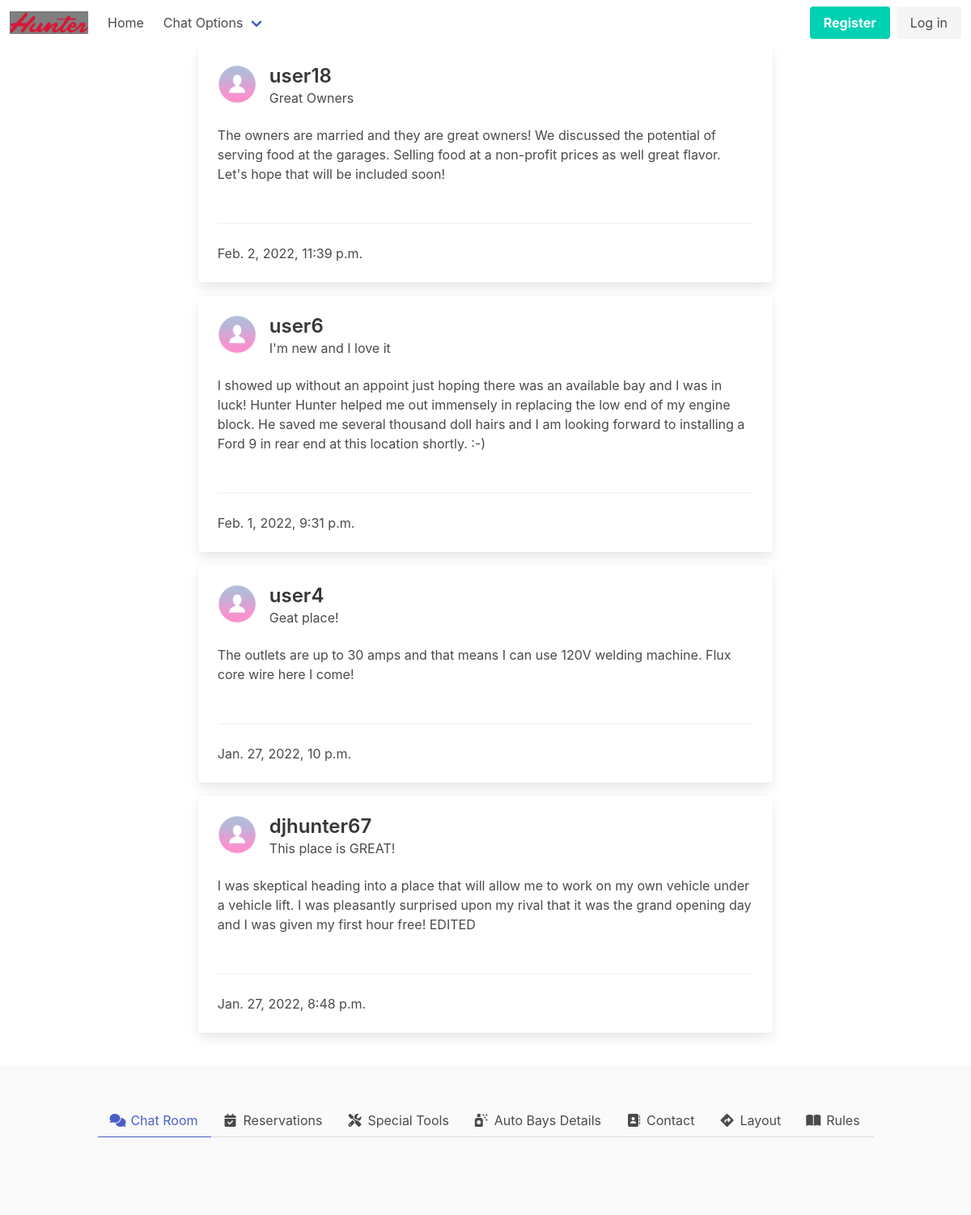
Screenshot of /blog/ with the database file from the repository.
### blog/models.py (models this page shows)
class BlogPost(models.Model):
    title = models.CharField(max_length=40)
    body = models.TextField(max_length=200)
    user = models.ForeignKey(
        DIYUsers, on_delete=models.CASCADE, related_name='blog_posts')
    public = models.BooleanField(default=False)
    date_created = models.DateTimeField(auto_now_add=True)
    date_edited = models.DateTimeField(auto_now=True)

### diy_users/models.py (models this page shows, shortened)
class DIYUsers(AbstractUser):
    phone_regex = RegexValidator(
        regex=r'\d{10}', message="Phone number must be entered in the format: '+999999999'. 10 digits allowed.")
    phone_number = models.CharField(
        validators=[phone_regex], max_length=17, blank=False)  # validators should be a list
    date_added = models.DateField(auto_now_add=True)
    avatar = models.ImageField(
        upload_to=upload_path, default="../static/img/default_avt.png")
    first_name = models.CharField(_('first name'), max_length=150, blank=False)
    last_name = models.CharField(_('last name'), max_length=150, blank=False)
    email = models.EmailField(_('email address'), blank=False)
    def __str__(self) -> str:
        return self.username

### blog/views.py (the view)
# urls.py: path('', views.blog, name='blog'),
def blog(request):
    if request.method == 'GET':
        all_posts = BlogPost.objects.order_by('-date_created')
        return render(request, "blog.html", {"posts": all_posts})

### capstone/templates/blog.html (shortened to what this page needs)
{% extends 'base.html' %}
{% load static %}
{% block header %}
<nav class="navbar" role="navigation" aria-label="main navigation">
    <div class="navbar-brand">
        <a class="navbar-item" href="https://christerpher.github.io">
            <img src="{% static 'img/Logo.png' %}">
        </a>
    </div>
    <div id="navbarBasicExample" class="navbar-menu">
        <div class="navbar-start">
            <a class="navbar-item" href="{% url 'hunter_diy_garage:index' %}">
                Home
            </a>
            <div class="navbar-item has-dropdown is-hoverable">
                <a class="navbar-link">
                    Chat Options
                </a>
            </div>
        </div>
        <div class="navbar-end">
            <div class="navbar-item">
                <div class="buttons">
                    {% if request.user.is_authenticated %}
                    <a href="{% url 'diy_users:logout' %}" class="button is-warning">
                        Logout
                    </a>
                    {% else %}
                    <a class="button is-primary" href="{% url 'diy_users:register' %}">
                        <strong>Register</strong>
                    </a>
                    <a class="button is-light" href="{% url 'diy_users:login' %}">
                        Log in
                    </a>
                    {% endif %}
                </div>
            </div>
        </div>
    </div>
</nav>
{% endblock header %}
{% block content %}
{% for post in posts %}
<div class="card mb-4">
    <div class="card-content">
        <div class="media">
            <div class="media-left">
                <figure class="image is-48x48">
                    <img src="{% static 'img/default_avt.png' %}" alt="Placeholder image">
                </figure>
            </div>
            <div class="media-content">
                <p class="title is-4">{{post.user}}</p>
                <p class="subtitle is-6">{{post.title}}</p>
            </div>
        </div>
        <div class="content">
            {{post.body}}
            <br>
            <br>
            <hr>
            <time datetime="2016-1-1">{{post.date_created}}</time>
        </div>
    </div>
</div>
{% endfor %}
{% endblock content %}

### capstone/templates/base.html (shortened to what this page needs)
{% load static %}
<!DOCTYPE html>
<html lang="en">
<head>
    <link rel="stylesheet" type="text/css" href="{% static 'css/index.css' %}">
</head>
<body>
    {% block header %}{% endblock header %}
    <div class="columns">
        <div class="column is-one-fifth"></div>
        <div class="column">
            {% block content %}
            {% endblock content %}
        </div>
        <div class="column is-one-fifth"></div>
    </div>
    <footer class="footer">
        {% block footer %}
        <nav class="tabs is-centered">
            <div class="container">
                <ul>
                    <li class="is-active">
                        <a href="{% url 'blog:blog' %}">
                            <span class="icon is-small"><i class="fas fa-comments" aria-hidden="true"></i></span>
                            <span>Chat Room</span>
                        </a>
                    </li>
                    <li>
                        <a href="{% url 'reservations:reservations' %}">
                            <span class="icon is-small"><i class="fas fa-calendar-check" aria-hidden="true"></i></span>
                            <span>Reservations</span>
                        </a>
                    </li>
                    <li>
                        <a href="{% url 'hunter_diy_garage:tools' %}">
                            <span class="icon is-small"><i class="fas fa-tools" aria-hidden="true"></i></span>
                            <span>Special Tools</span>
                        </a>
                    </li>
                    <li>
                        <a href="{% url 'hunter_diy_garage:bays' %}">
                            <span class="icon is-small"><i class="fas fa-air-freshener" aria-hidden="true"></i></span>
                            <span>Auto Bays Details</span>
                        </a>
                    </li>
                    <li>
                        <a href="{% url 'hunter_diy_garage:contact' %}">
                            <span class="icon is-small"><i class="fas fa-address-book" aria-hidden="true"></i></span>
                            <span>Contact</span>
                        </a>
                    </li>
                    <li>
                        <a href="{% url 'hunter_diy_garage:layout' %}">
                            <span class="icon is-small"><i class="fas fa-directions" aria-hidden="true"></i></span>
                            <span>Layout</span>
                        </a>
                    </li>
                    <li>
                        <a href="{% url 'hunter_diy_garage:rules' %}">
                            <span class="icon is-small"><i class="fas fa-book-open" aria-hidden="true"></i></span>
                            <span>Rules</span>
                        </a>
                    </li>
                </ul>
            </div>
        </nav>
        {% endblock footer %}
    </footer>
</body>
</html>

### rows the page displays
BlogPost: user "user18", title "Great Owners", body "The owners are married and they are great owners! We discussed the potential of serving food at the garages. Selling food at a non-profit prices as well great flavor. Let's hope that will be included soon!", date_created "Feb. 2, 2022, 11:39 p.m."
BlogPost: user "user6", title "I'm new and I love it", body "I showed up without an appoint just hoping there was an available bay and I was in luck! Hunter Hunter helped me out immensely in replacing the low end of my engine block. He saved me several thousand doll hairs and I am looking forward to installing a Ford 9 in rear end at this location shortly. :-)", date_created "Feb. 1, 2022, 9:31 p.m."
BlogPost: user "user4", title "Geat place!", body "The outlets are up to 30 amps and that means I can use 120V welding machine. Flux core wire here I come!", date_created "Jan. 27, 2022, 10 p.m."
BlogPost: user "djhunter67", title "This place is GREAT!", body "I was skeptical heading into a place that will allow me to work on my own vehicle under a vehicle lift. I was pleasantly surprised upon my rival that it was the grand opening day and I was given my first hour free! EDITED", date_created "Jan. 27, 2022, 8:48 p.m."
